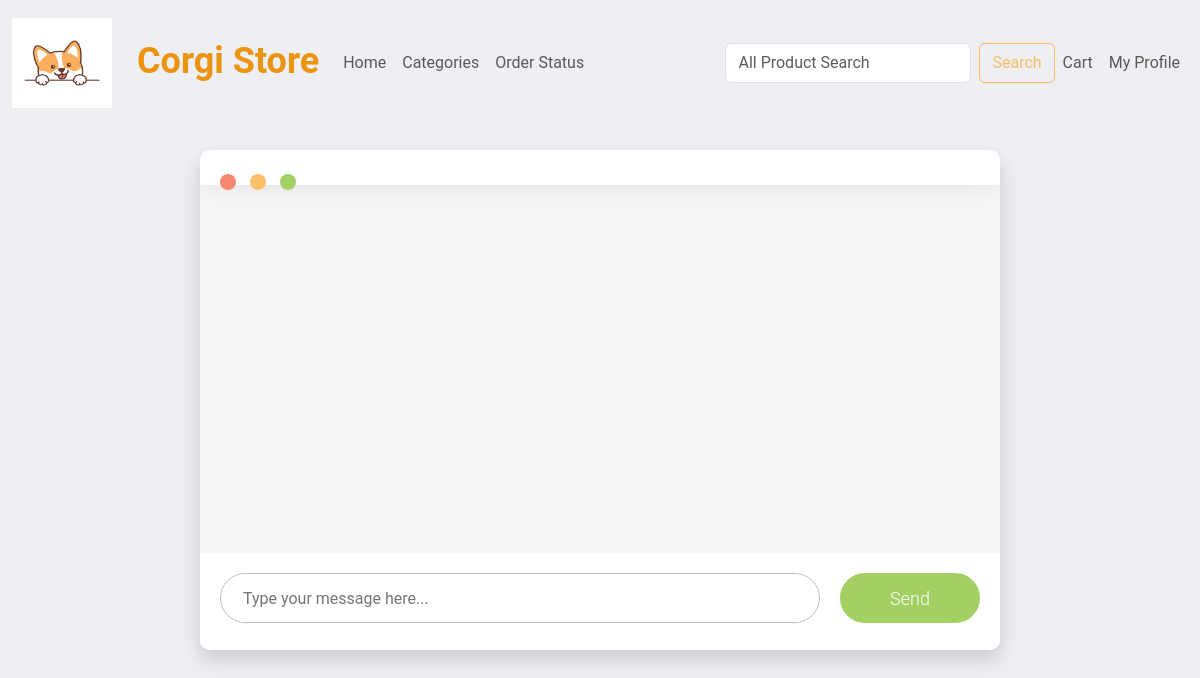
Page /store/mhanoi/chat/ (signed in) on the earlier database version.
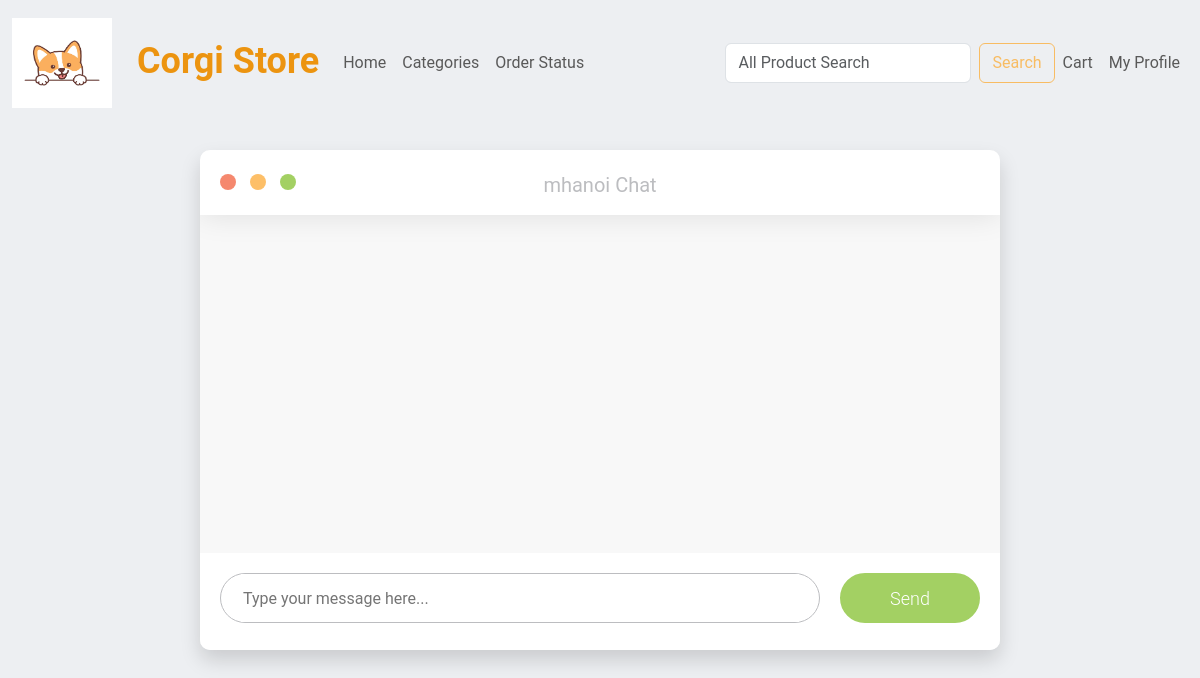
Same page on the later database version.
### seller/models.py (models this page shows, shortened)
class Seller(models.Model):
    user = models.OneToOneField(settings.AUTH_USER_MODEL,max_length=100, null=False, blank=False, on_delete=models.CASCADE)
    store_name = models.CharField(max_length=50)
    store_address = models.CharField(max_length=300,default=None)
    store_image = models.ImageField(upload_to="seller/media/store/")
    qrcode_image = models.ImageField(upload_to="seller/media/qrcode/")
    last_update = models.DateTimeField(auto_now=True)
    store_phone = models.CharField(max_length=10, default= None, null=True)
    def __str__(self):
            return self.store_name

### buyer/views.py (the view)
# urls.py: path('<str:store_name>/chat/', views.chat, name='chat'),
@login_required
def chat(request, store_name):
    stores = Seller.objects.filter(store_name=store_name)
    print(f"store:{stores}")
    context = {'stores': stores}
    return render(request, 'chat.html', context=context)

### buyer/templates/chat.html (shortened to what this page needs)
{% extends "homepage.html" %}
{% block nav %}
<li class="nav-item">
  <a class="nav-link active" aria-current="page" href="/" style="color: #595959";>Home</a>
</li>
<li class="nav-item">
  <a class="nav-link active" aria-current="page" href="/store/categories" style="color: #595959";>Categories</a>
</li>
<li class="nav-item">
  <a class="nav-link active" aria-current="page" href="/store/cart/checkout/payment-status/" style="color: #595959";>Order Status</a>
</li>
{% endblock %}
{% block right-nav%}
<form class="d-flex" role="search" action="{% url 'search' %}">
  <input class="form-control me-2" type="search" name="q" placeholder="All Product Search" aria-label="Search" >
  <button class="btn btn-outline-success" type="submit" style="color: #f8bc63; border-color: #f8bc63;">Search</button>
</form>
<li class="nav-item">
  <a class="nav-link active" aria-current="page" href="/store/cart" style="color: #595959";>Cart</a>
</li>
<li class="nav-item">
    <a class="nav-link active" aria-current="page" href="/user" style="color: #595959";>My Profile</a>
  </li>
{% endblock %}
{% block content %}
<head>
</head>
<div class="chat_window">
    <div class="top_menu">
        <div class="buttons">
            <div class="button close"></div>
            <div class="button minimize"></div>
            <div class="button maximize"></div>
        </div>
        {% for store in stores %}
        <div class="title">{{ store.store_name }} Chat</div>
        {% endfor %}
    </div>
    <ul class="messages"></ul>
    <div class="bottom_wrapper clearfix">
        <div class="message_input_wrapper">
            <input class="message_input" placeholder="Type your message here..." />
        </div>
        <div class="send_message">
            <div class="text">Send</div>
        </div>
    </div>
</div>
{% endblock %}

Differences in the rows shown:
added Seller: store_name "mhanoi"
